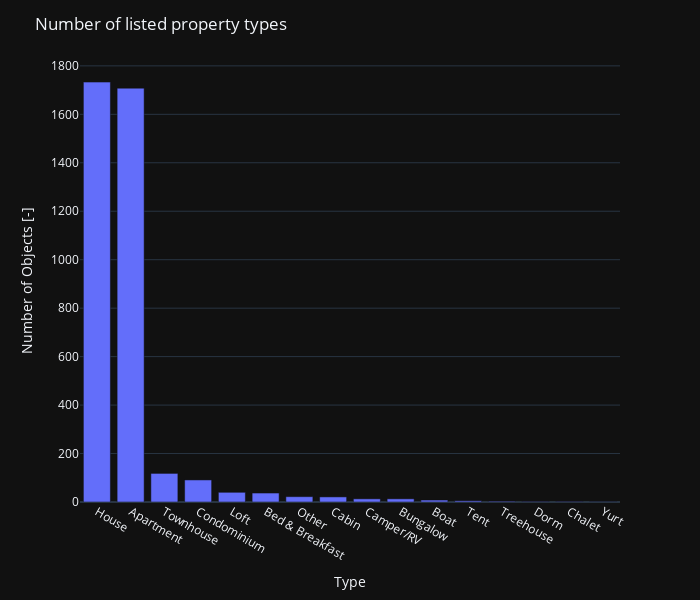

The code cell stored with this chart in its notebook:
### Code cell
df_list_prop = df_list.property_type.value_counts().reset_index()
df_list_prop['rel']  = df_list_prop['count'] / len(df_list) * 100
df_list_prop['rel_cumsum'] = df_list_prop['rel'].cumsum()


fig = px.bar(
    df_list_prop, x='property_type', y='count',
    labels= {
                 'property_type': 'Property type',
                 'count': 'Number of objects'
            }
            )


fig.update_layout(
    yaxis_title='Number of Objects [-]',
    xaxis_title = 'Type',
    title='Number of listed property types',
    template='plotly_dark',
    width = 700,
    height = 600
)

fig.show()

### Figure 1 — Plotly figure (JSON) as saved in the notebook; plotly's stock layout.template omitted (floating-point values rounded to 4 significant figures)
{"data": [{"alignmentgroup": "True", "hovertemplate": "Property type=%{x}<br>Number of objects=%{y}<extra></extra>", "legendgroup": "", "marker": {"color": "#636efa", "pattern": {"shape": ""}}, "name": "", "offsetgroup": "", "orientation": "v", "showlegend": false, "textposition": "auto", "type": "bar", "x": ["House", "Apartment", "Townhouse", "Condominium", "Loft", "Bed & Breakfast", "Other", "Cabin", "Camper/RV", "Bungalow", "Boat", "Tent", "Treehouse", "Dorm", "Chalet", "Yurt"], "xaxis": "x", "y": [1733, 1708, 118, 91, 40, 37, 22, 21, 13, 13, 8, 5, 3, 2, 2, 1], "yaxis": "y"}], "layout": {"barmode": "relative", "height": 600, "legend": {"tracegroupgap": 0}, "margin": {"t": 60}, "title": {"text": "Number of listed property types"}, "width": 700, "xaxis": {"anchor": "y", "domain": [0, 1], "title": {"text": "Type"}}, "yaxis": {"anchor": "x", "domain": [0, 1], "title": {"text": "Number of Objects [-]"}}}}
